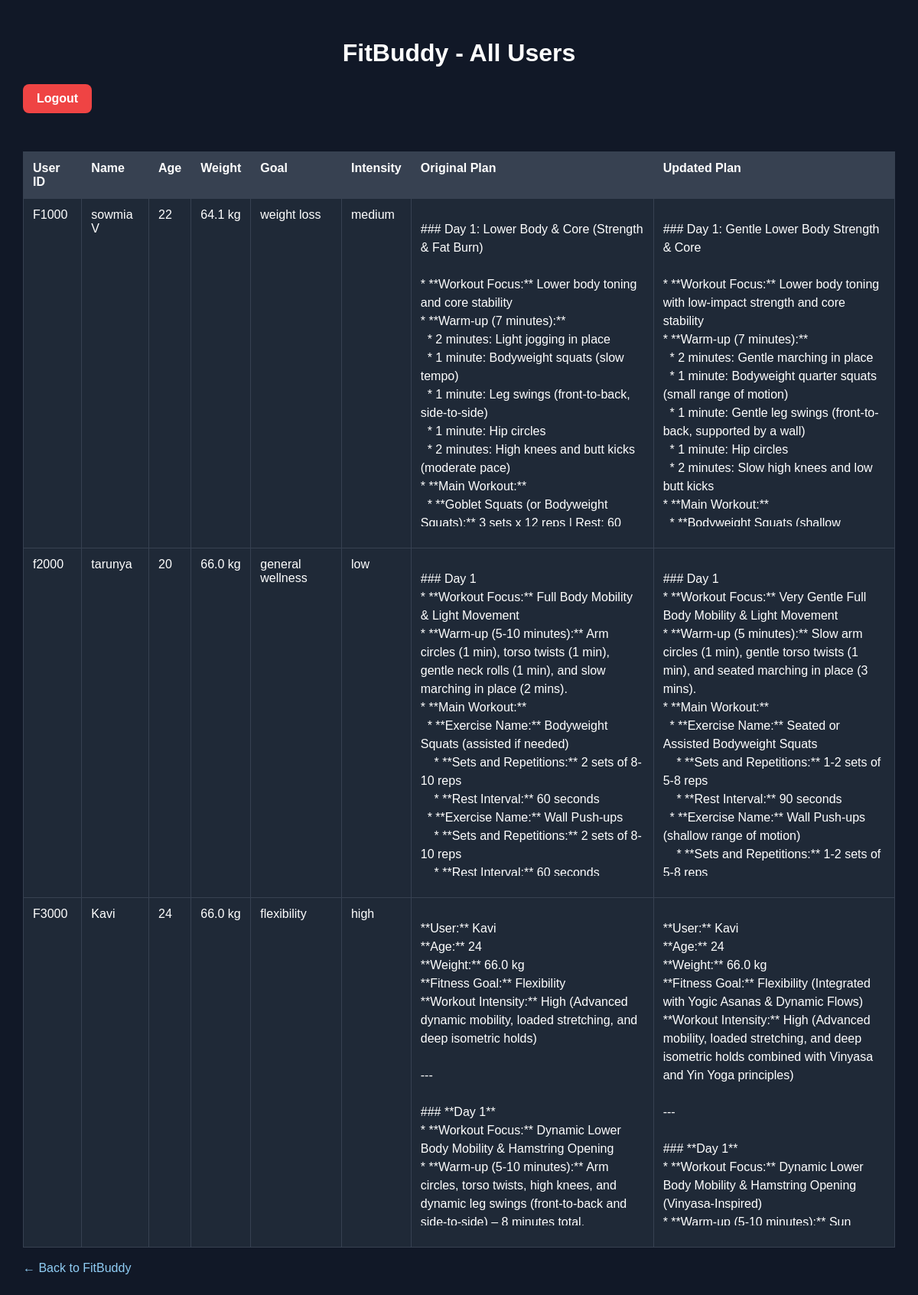
The app's page /view-all-users (signed in) with its own data.
### app/database.py (models this page shows)
class User(Base):
    __tablename__ = "users"
    id = Column(Integer, primary_key=True, index=True)
    user_id = Column(String(100), unique=True, nullable=False, index=True)
    username = Column(String(100), nullable=False)
    age = Column(Integer, nullable=False)
    weight = Column(String(20), nullable=False)
    goal = Column(String(100), nullable=False)
    intensity = Column(String(20), nullable=False)

class Plan(Base):
    __tablename__ = "plans"
    id = Column(Integer, primary_key=True, index=True)
    user_id = Column(String(100), nullable=False, index=True)
    original_plan = Column(Text, nullable=False)
    updated_plan = Column(Text, nullable=True)
    nutrition_tip = Column(Text, nullable=True)
    feedback = Column(Text, nullable=True)

### app/routes.py (the view)
@router.get(
    "/view-all-users",
    response_class=HTMLResponse
)
async def view_all_users(
    request: Request,
    db: Session = Depends(get_db)
):
    if not request.session.get("admin_logged_in"):
        return RedirectResponse(
            url="/admin/login",
            status_code=303
        )
    users = get_all_users(db)
    plans = get_all_plans(db)
    plans_by_user = {
        plan.user_id: plan
        for plan in plans
    }
    return request.app.state.templates.TemplateResponse(
        request=request,
        name="all_users.html",
        context={
            "users": users,
            "plans_by_user": plans_by_user,
            "admin_username": request.session.get(
                "admin_username"
            )
        }
    )

### templates/all_users.html (shortened to what this page needs)
<!DOCTYPE html>
<html lang="en">
<head>
</head>
<body>
<div class="container">
    <h1>
        FitBuddy - All Users
    </h1>
    <a href="/admin/logout" class="logout-btn">
    Logout
    </a>
    {% if users %}
    <div class="table-container">
        <table>
            <thead>
                <tr>
                    <th>
                        User ID
                    </th>
                    <th>
                        Name
                    </th>
                    <th>
                        Age
                    </th>
                    <th>
                        Weight
                    </th>
                    <th>
                        Goal
                    </th>
                    <th>
                        Intensity
                    </th>
                    <th>
                        Original Plan
                    </th>
                    <th>
                        Updated Plan
                    </th>
                </tr>
            </thead>
            <tbody>
                {% for user in users %}
                <tr>
                    <td>
                        {{ user.user_id }}
                    </td>
                    <td>
                        {{ user.username }}
                    </td>
                    <td>
                        {{ user.age }}
                    </td>
                    <td>
                        {{ user.weight }} kg
                    </td>
                    <td>
                        {{ user.goal }}
                    </td>
                    <td>
                        {{ user.intensity }}
                    </td>
                    <td>
                        {% set plan = plans_by_user.get(user.user_id) %}
                        {% if plan %}
                            <pre>{{ plan.original_plan }}</pre>
                        {% else %}
                            No plan
                        {% endif %}
                    </td>
                    <td>
                        {% if plan and plan.updated_plan %}
                            <pre>{{ plan.updated_plan }}</pre>
                        {% else %}
                            No updated plan
                        {% endif %}
                    </td>
                </tr>
                {% endfor %}
            </tbody>
        </table>
    </div>
    {% else %}
        <div class="empty">
            <p>
                No users registered yet.
            </p>
        </div>
    {% endif %}
    <br>
    <a href="/">
        ← Back to FitBuddy
    </a>
</div>
</body>
</html>

### templates/all_users.html (style rules this page uses)
body { margin: 0; padding: 30px; background: #111827; color: white; font-family: Arial, sans-serif; }
.container { max-width: 1400px; margin: auto; }
h1 { text-align: center; }
.table-container { overflow-x: auto; margin-top: 30px; }
table { width: 100%; border-collapse: collapse; background: #1f2937; }
th, td { border: 1px solid #374151; padding: 12px; text-align: left; vertical-align: top; }
th { background: #374151; }
pre { white-space: pre-wrap; max-width: 400px; max-height: 400px; overflow-y: auto; font-family: Arial, sans-serif; line-height: 1.5; }
a { color: #90cdf4; text-decoration: none; }
.logout-btn { display: inline-block; padding: 10px 18px; background: #ef4444; color: white; text-decoration: none; border-radius: 8px; font-weight: bold; margin-bottom: 20px; }

### records on screen
User: user_id "F1000", username "sowmia V", age "22", weight "64.1", goal "weight loss", intensity "medium"
Plan: original_plan "### Day 1: Lower Body & Core (Strength & Fat Burn) * **Workout Focus:** Lower body toning and core stability * **Warm-up (7 minutes):** * 2 minutes: Light jogging in place * 1 minute: Bodyweight squats (slow tempo) * 1 minute: Leg swings (front-to-back, side-to-side) * 1 minute: Hip circles * 2 minutes: High knees and butt kicks (moderate pace) * **Main Workout:** * **Goblet Squats (or Bodyweight Squats):** 3 sets x 12 reps | Rest: 60…", updated_plan "### Day 1: Gentle Lower Body Strength & Core * **Workout Focus:** Lower body toning with low-impact strength and core stability * **Warm-up (7 minutes):** * 2 minutes: Gentle marching in place * 1 minute: Bodyweight quarter squats (small range of motion) * 1 minute: Gentle leg swings (front-to-back, supported by a wall) * 1 minute: Hip circles * 2 minutes: Slow high knees and low butt kicks * **Main Workout:** * **Bodyweight Squats (shallow…"
User: user_id "f2000", username "tarunya", age "20", weight "66.0", goal "general wellness", intensity "low"
Plan: original_plan "### Day 1 * **Workout Focus:** Full Body Mobility & Light Movement * **Warm-up (5-10 minutes):** Arm circles (1 min), torso twists (1 min), gentle neck rolls (1 min), and slow marching in place (2 mins). * **Main Workout:** * **Exercise Name:** Bodyweight Squats (assisted if needed) * **Sets and Repetitions:** 2 sets of 8-10 reps * **Rest Interval:** 60 seconds * **Exercise Name:** Wall Push-ups * **Sets and Repetitions:** 2 sets of 8-10 reps * **Rest Interval:** 60 seconds…", updated_plan "### Day 1 * **Workout Focus:** Very Gentle Full Body Mobility & Light Movement * **Warm-up (5 minutes):** Slow arm circles (1 min), gentle torso twists (1 min), and seated marching in place (3 mins). * **Main Workout:** * **Exercise Name:** Seated or Assisted Bodyweight Squats * **Sets and Repetitions:** 1-2 sets of 5-8 reps * **Rest Interval:** 90 seconds * **Exercise Name:** Wall Push-ups (shallow range of motion) * **Sets and Repetitions:** 1-2 sets of 5-8 reps…"
User: user_id "F3000", username "Kavi", age "24", weight "66.0", goal "flexibility", intensity "high"
Plan: original_plan "**User:** Kavi **Age:** 24 **Weight:** 66.0 kg **Fitness Goal:** Flexibility **Workout Intensity:** High (Advanced dynamic mobility, loaded stretching, and deep isometric holds) --- ### **Day 1** * **Workout Focus:** Dynamic Lower Body Mobility & Hamstring Opening * **Warm-up (5-10 minutes):** Arm circles, torso twists, high knees, and dynamic leg swings (front-to-back and side-to-side) – 8 minutes total.…", updated_plan "**User:** Kavi **Age:** 24 **Weight:** 66.0 kg **Fitness Goal:** Flexibility (Integrated with Yogic Asanas & Dynamic Flows) **Workout Intensity:** High (Advanced mobility, loaded stretching, and deep isometric holds combined with Vinyasa and Yin Yoga principles) --- ### **Day 1** * **Workout Focus:** Dynamic Lower Body Mobility & Hamstring Opening (Vinyasa-Inspired) * **Warm-up (5-10 minutes):** Sun…"
